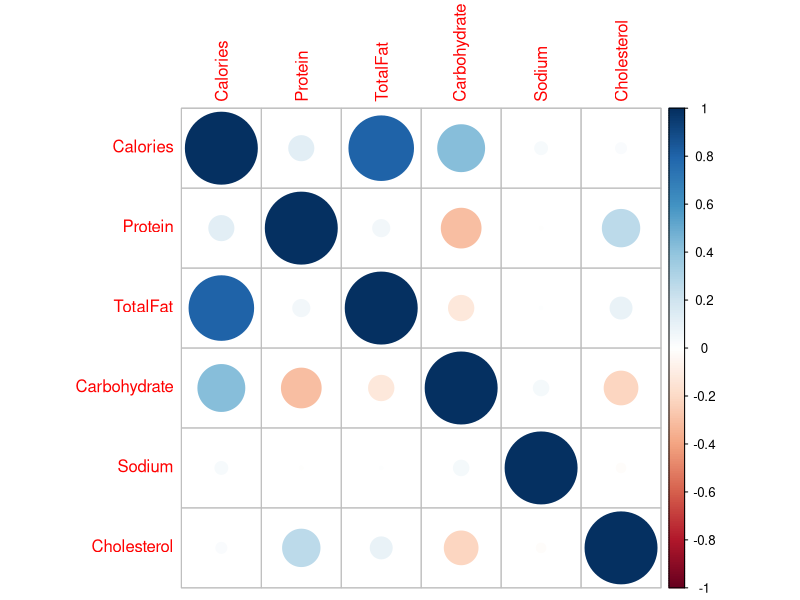

R code for this plot:
## ---- chunk 1
USDAClean <-read.csv(file="USDA_Clean.csv", sep =",")
## ---- chunk 2
sapply (USDAClean, class)
## ---- chunk 3
subset <- USDAClean[,c("Calories","Protein","TotalFat","Carbohydrate", "Sodium","Cholesterol")]
cor(subset)
library(corrplot)
corrplot(cor(subset), method="circle")
## ---- chunk 4
cor (USDAClean$Calories, USDAClean$TotalFat)
#The correlation between Calories and Total Fat statistically significant because
#their correlation coefficient is about 0.804495 which is close to a perfect positive correlation, 1.0. 
## ---- chunk 5
Calories_lm <- lm(Calories~ Protein+TotalFat+Carbohydrate+Sodium+Cholesterol, data= USDAClean)
Calories_lm
## ---- chunk 6
Calories_lm$coefficients
#Calories=3.9882752613+3.9891994394*Protein+8.7716980068*TotalFat
#+3.7432000604*Carbohydrate+0.0003383021*Sodium+0.0110138110*Cholesterol
## ---- chunk 7
anova(Calories_lm)
#The sodium is the least significant because it has a p-value of 0.1378, 
#while independent variables have much smaller p-values. 
#When an independent variable has a p-value of 0.1378, 
#it is difficult to predict changes to the data. 
## ---- chunk 8
NewData = data.frame(Protein=0.1, TotalFat=35, Carbohydrate=405, Sodium=440, Cholesterol=70, Calcium=35,  Potassium=35, VitaminC=10)
predict(Calories_lm, NewData)
#The predicted value for Calories is 1828.312.
## ---- chunk 9
NewData2 = data.frame(Protein=0.1, TotalFat=35, Carbohydrate=405, Sodium=44440, Cholesterol=70, Calcium=35,  Potassium=35, VitaminC=10)
predict(Calories_lm, NewData2)
(1843.198-1828.312)/1828.12 *100
#The Calories will increase by 0.8142792%. Since Sodium is the least significant independent variable, 
#the Calories has only increased by a small amount even though the Sodium amount has increased by 10000%.
## ---- chunk 10
#H_0: The population means of the scores from the two groups are equal, mu_1 = mu_2. 
#The null hypothesis states that illustrations do not affect how students retell the article.
#H_a: The population means of the scores from the two groups are not equal, mu_1 != mu_2. 
#The alternative hypothesis states that illustrations affect how students retell the article.
## ---- chunk 11
#This is a paired experiment because both article 1 and 2 are tested for each student.
## ---- chunk 12
#Since comparing two groups with nonparametric statistics and paired experiment, 
#Wilcoxon signed rank test should be used. 
## ---- chunk 13
article1 <- c(0.40,0.72,0.00,0.36,0.55)
article2 <- c(0.77,0.49,0.66,0.28,0.38)
wilcox.test(article1, article2, paired=T)
## ---- chunk 14
#Since p-value is greater than 0.05, we do not reject the null hypothesis; 
#therefore, illustrations do not improve how the students retell an article. 
#We accept the null hypothesis that the population means of the scores from the two groups are equal 
#because given the confidence level is 0.05, the p-value, 0.8125, is much greater.
## ---- chunk 15
#This is an unpaired experiment because the toothpastes A and B 
#are not bought from the same store. 
## ---- chunk 16
#Since comparing two groups with nonparametric statistics and unpaired experiment, 
#Wilcoxon rank sum test should be used.
## ---- chunk 17
CompanyA <- c(97.1,   101.3,   107.8,   101.9,   97.4,    104.5,   99.5,    95.1)
CompanyB <- c(103.5,  105.3,   106.5,   107.9,   102.1,   105.6,   109.8,   97.2)
wilcox.test(CompanyA, CompanyB, paired = FALSE)
## ---- chunk 18
#Since the p-value is less than 0.05, we reject the Null Hypothesis.
#The packaging process between the two companies are different based on weight measurement 
#because we reject the Null Hypothesis that the two population means are the same. 
